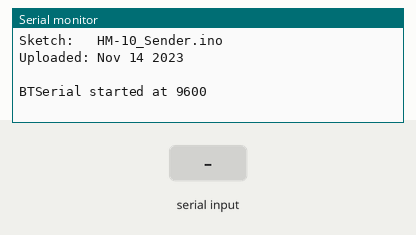
This sketch was run on a simulated Arduino Mega 2560, built with avr-gcc and run on an emulated ATmega2560. On the bench: the last lines printed to the serial monitor. Inputs (shaded band) come from the test bench.

Above: at 1.2 s.
1.3 s: "1\n" received over Serial
At 2.5 s:
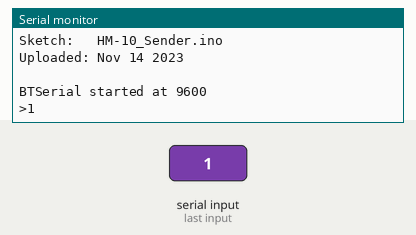
2.8 s: "1\n" received over the second serial link
At 3.7 s:
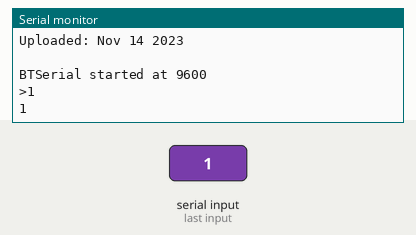
4.3 s: byte 10 (10) received over Serial
At 4.9 s:
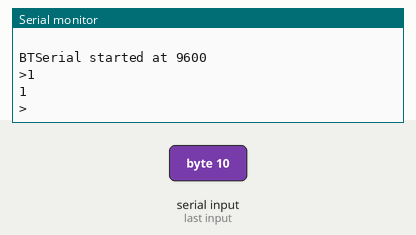
5.8 s: "0\n" received over Serial
At 7.0 s:
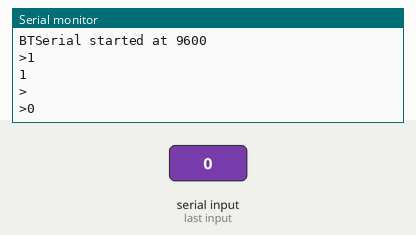
7.3 s: "0\n" received over the second serial link
At 8.3 s:
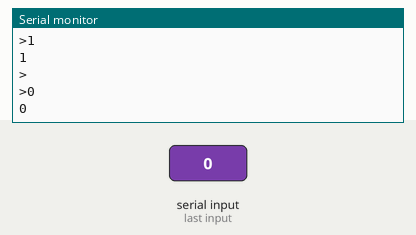

The sketch:

HM-10_Sender.ino
```cpp
// MAC Address: B0D2786E2DBF
// AT+ROLE1 to set the sender module to Central mode
// AT+DISC? to scan for receiver module
// AT+CONN[ADDR] to connect, where [ADDR] is the MAC address of the receiver
// AT+IMME0 to set the sender module to auto connect on start up

// for BT communication
#define BTSerial Serial1

char c = ' ';
boolean NL = true;

void setup() {
  Serial.begin(9600);
  Serial.print("Sketch:   ");
  Serial.println(__FILE__);
  Serial.print("Uploaded: ");
  Serial.println(__DATE__);
  Serial.println(" ");

  BTSerial.begin(9600);
  Serial.println("BTSerial started at 9600");
}

void loop() {
  // Read from the Bluetooth module and send to the Arduino Serial Monitor
  if (BTSerial.available()) {
    c = BTSerial.read();
    Serial.write(c);
  }


  // Read from the Serial Monitor and send to the Bluetooth module
  if (Serial.available()) {
    c = Serial.read();

    // do not send line end characters to the HM-10
    if (c != 10 & c != 13) {
      BTSerial.write(c);
    }

    // Echo the user input to the main window.
    // If there is a new line print the ">" character.
    if (NL) {
      Serial.print("\r\n>");
      NL = false;
    }
    Serial.write(c);
    if (c == 10) { NL = true; }
  }
}
```

Measured:
- after the input at 1.3 s, the serial monitor: prints a new line at once (image 1)
- after the input at 2.8 s, the serial monitor: prints a new line at once (image 2)
- after the input at 4.3 s, the serial monitor: prints a new line at once (image 3)
- after the input at 5.8 s, the serial monitor: prints a new line at once (image 4)
- after the input at 7.3 s, the serial monitor: prints a new line at once (image 5)
